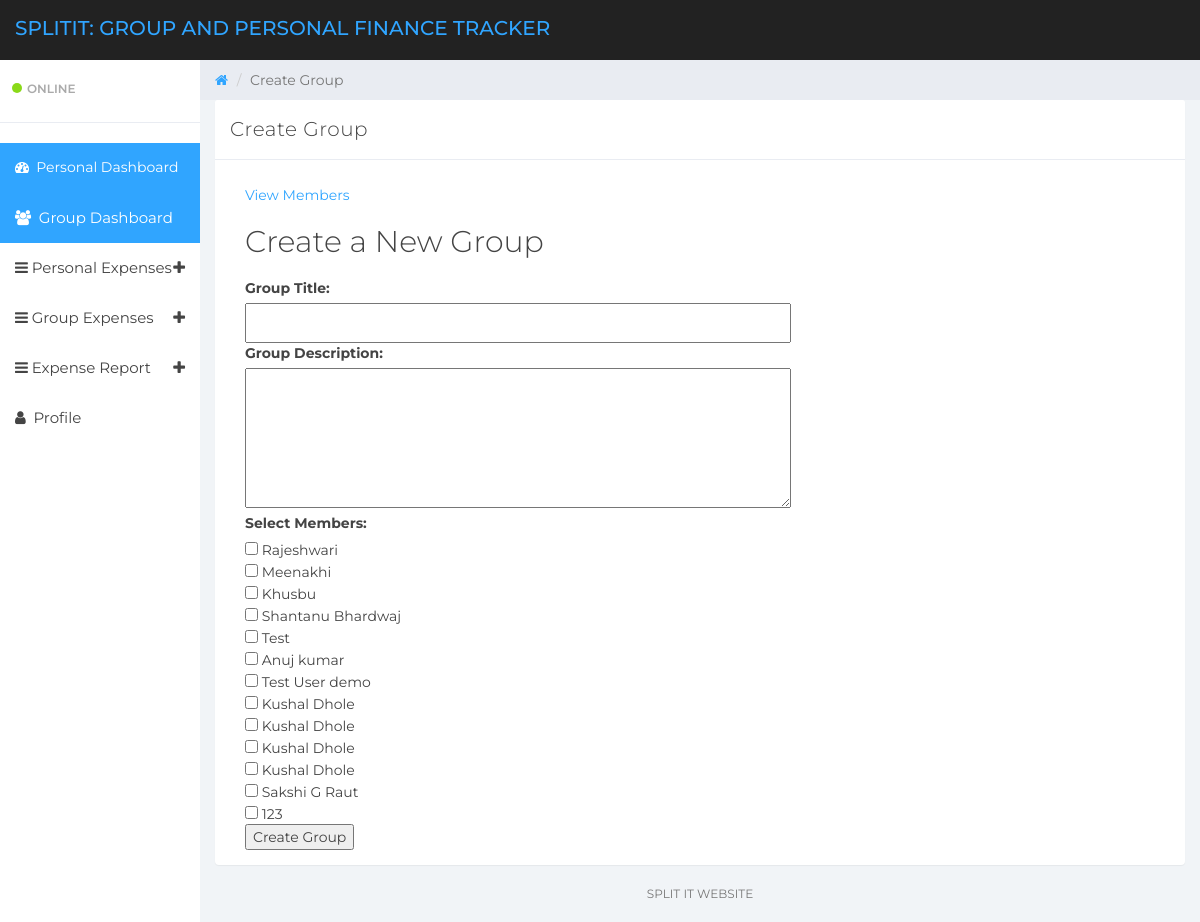
The page /create-group.php on the database as committed earlier.
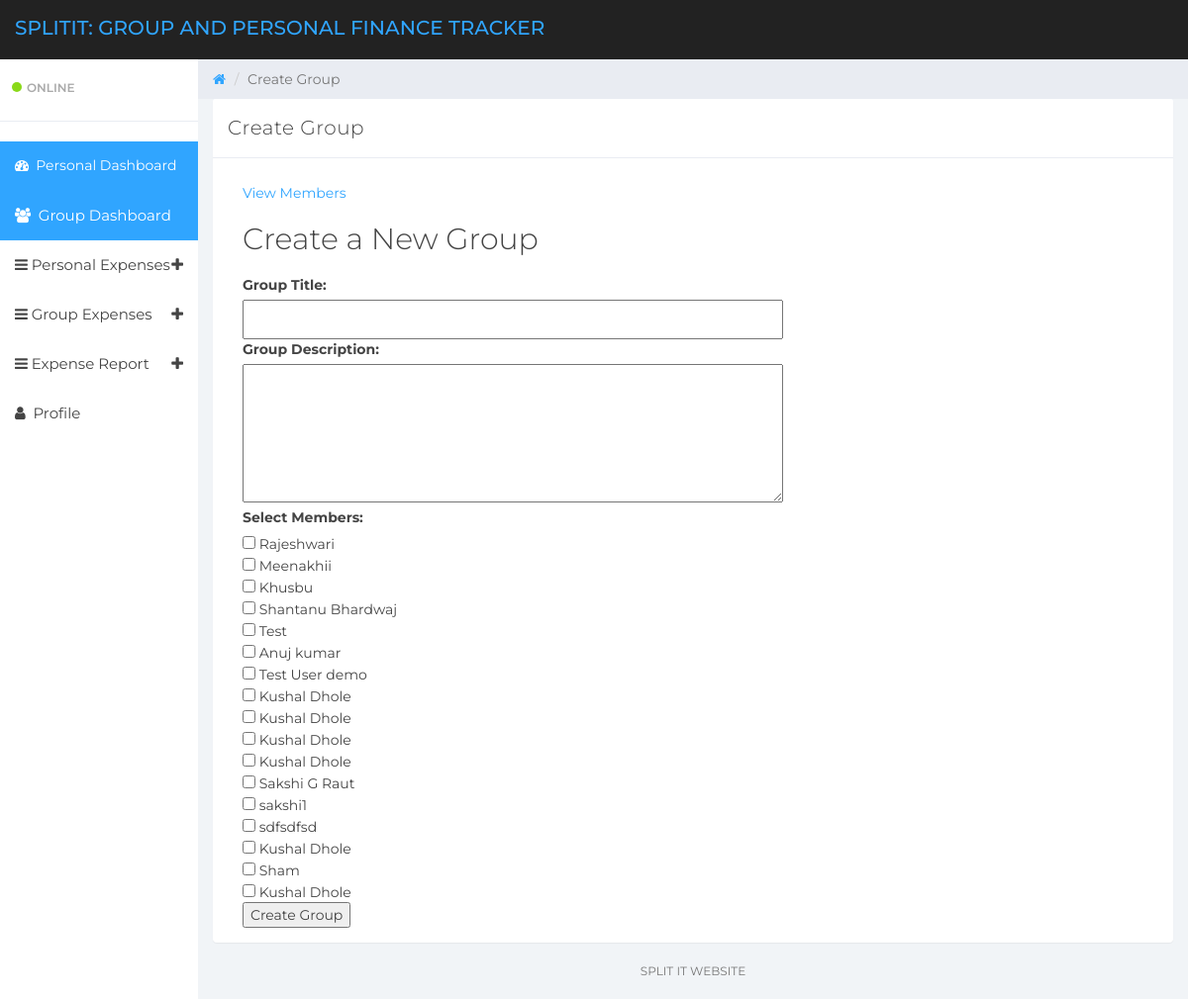
The same page on the database as committed later.
### tables this page shows
CREATE TABLE `tbluser` (
  `ID` int(10) NOT NULL,
  `FullName` varchar(150) DEFAULT NULL,
  `Email` varchar(200) DEFAULT NULL,
  `MobileNumber` bigint(10) DEFAULT NULL,
  `Password` varchar(200) DEFAULT NULL,
  `RegDate` timestamp NOT NULL DEFAULT current_timestamp(),
  `qr_code` varchar(255) NOT NULL,
  `profile_photo` varchar(999) NOT NULL,
  `address` varchar(999) NOT NULL,
  `profession` varchar(999) NOT NULL,
  `age` varchar(100) NOT NULL
);

### create-group.php (the view, shortened to what this page needs)
<?php
include 'config.php';
$userQuery = "SELECT ID, FullName FROM tbluser";
$userResult = $conn->query($userQuery);
?>
<!DOCTYPE html>
<html>
<head>
	<link href="css/bootstrap.min.css" rel="stylesheet">
	<link href="css/font-awesome.min.css" rel="stylesheet">
	<link href="css/datepicker3.css" rel="stylesheet">
	<link href="css/styles.css" rel="stylesheet">
</head>
<body>
	<?php include_once('includes/header.php');?>
	<?php include_once('includes/sidebar.php');?>
	<div class="col-sm-9 col-sm-offset-3 col-lg-10 col-lg-offset-2 main">
		<div class="row">
			<ol class="breadcrumb">
				<li><a href="#">
					<em class="fa fa-home"></em>
				</a></li>
				<li class="active">Create Group</li>
			</ol>
		</div>
		<div class="row">
			<div class="col-lg-12">
				<div class="panel panel-default">
					<div class="panel-heading">Create Group</div>
					<div class="panel-body">
						<div class="col-md-12">
						<a href="view_members.php">View Members</a>
    <h2>Create a New Group</h2>
    <form method="POST" action="create-group.php">
        <label>Group Title:</label><br>
        <input type="text" class="from-control" style="height: 40px; width: 60%;"  name="group_title"  required><br>
        <label>Group Description:</label><br>
        <textarea name="group_desc" class="from-control" style="height: 140px; width: 60%;" required ></textarea><br>
        <label>Select Members:</label><br>
        <?php while ($user = $userResult->fetch_assoc()) { ?>
            <input type="checkbox" name="members[]" class="from-control" value="<?= $user['ID'] ?>">
            <?= htmlspecialchars($user['FullName']) ?><br>
        <?php } ?>
        <button type="submit">Create Group</button>
    </form>
						</div>
					</div>
				</div>
			</div>
			<?php include_once('includes/footer.php');?>
		</div>
	</div>
</body>
</html>

Rows that differ between the two databases and show on the page:
changed tbluser: FullName "Meenakhi" → "Meenakhii"
changed tbluser: FullName "123" → "sakshi1"
added tbluser: FullName "sdfsdfsd"
added tbluser: FullName "Kushal Dhole"
added tbluser: FullName "Sham"
added tbluser: FullName "Kushal Dhole"
